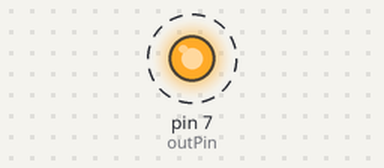
The sketch below on a simulated Arduino Uno, built with avr-gcc and run on an emulated ATmega328P. Parts: output pins drawn as LEDs (lit = HIGH). Dashed ring = blinking. What the sketch prints to the serial monitor is not drawn.

Above: at 0.2 s.
Timing chart, 0 to 3.0 s (numbered marks = the images above):
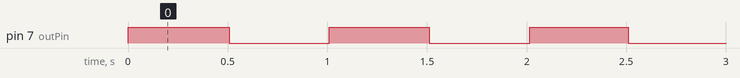

The sketch:

onda_cuadrada.ino
```cpp
const int outPin = 7;
unsigned int maxv = 0;
unsigned int frecuencia = 1;
bool toogleBit = false;

void setup() {
  pinMode(outPin, OUTPUT);
  digitalWrite(outPin, LOW);

  cli();
  TCCR1A = 0;
  TCCR1B = 0;
  TCCR1B |= B00000100;
  TCCR1B |= (1 << WGM12);
  TIMSK1 |= B0000010;
  maxv = (int) ((16e6)/(2*255*frecuencia))-1;
  OCR1A = maxv;
  sei();
  Serial.begin(9600);

}

void loop() {
  Serial.println(maxv);
  if(toogleBit == true){
    digitalWrite(outPin, HIGH);
    }
    else{
      digitalWrite(outPin, LOW);
      }

}

ISR(TIMER1_COMPA_vect){
  toogleBit = !toogleBit;
}
```

Measured:
- by itself, pin 7 (outPin): alternates HIGH for 0.50 s and LOW for 0.50 s
